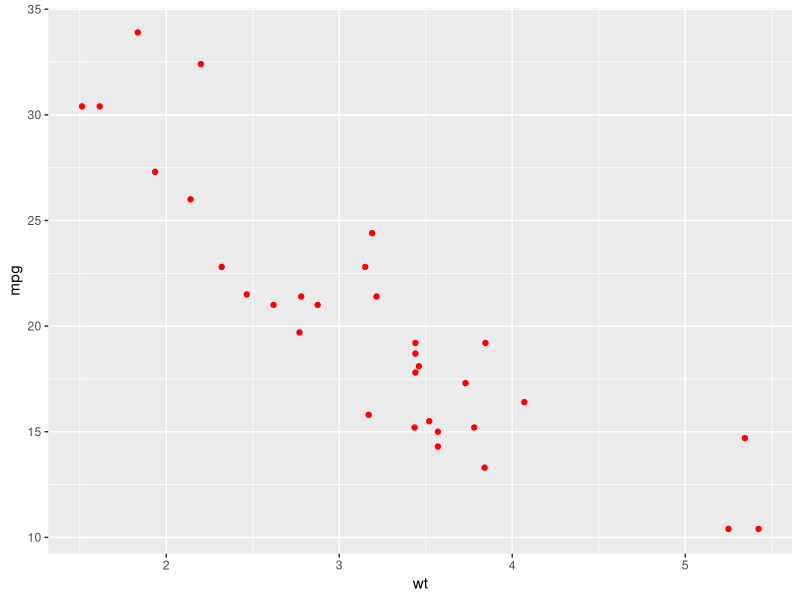

Generate this figure with R: (Note: this script raises an error after producing the figure.)
# write r code for a scatterplot using ggplot and make points red


library(ggplot2)

ggplot(data = mtcars, aes(x = wt, y = mpg)) +
  geom_point(color = "red")
#write a for loop in r code to subset data into different groups based on multiple conditions of one column for each dataframe in a list of dataframes


# Create a list of dataframes
df_list <- list(df1, df2, df3)

# Loop through the list of dataframes
for (i in 1:length(df_list)) {
  
  # Subset data into different groups based on multiple conditions of one column
  df_list[[i]] <- df_list[[i]][df_list[[i]]$column == "condition1" | df_list[[i]]$column == "condition2" | df_list[[i]]$column == "condition3",]
  
}


# Create a list of dataframes
df_list <- list(df1, df2, df3)

# Loop through the list of dataframes
for (i in 1:length(df_list)) {
  
  # Subset the dataframe based on multiple conditions of one column
  df_list[[i]] <- df_list[[i]][df_list[[i]]$column_name == "condition1" | df_list[[i]]$column_name == "condition2" | df_list[[i]]$column_name == "condition3",]
  
} 


# Create a list of dataframes
df_list <- list(df1, df2, df3)

# Loop through each dataframe in the list
for (i in 1:length(df_list)) {
  # Subset rows based on conditions
  df_list[[i]] <- df_list[[i]][df_list[[i]]$column1 == "value1" & df_list[[i]]$column2 == "value2",]
}


# Create a list of dataframes
df_list <- list(df1, df2, df3)

# Loop through the list of dataframes
for (i in 1:length(df_list)) {
  df_list[[i]] <- df_list[[i]][10:20,]
}


for (i in 1:length(list_of_dataframes)) {
  list_of_dataframes[[i]] <- list_of_dataframes[[i]][10:20,]
}

library(ggplot2)

# Create a sample data set
data = data.frame(team = rep(c("A", "B", "C"), each = 10), 
                  time = rep(1:10, 3), 
                  performance = rnorm(30))

# Create the heatmap
ggplot(data, aes(x = time, y = team, fill = performance)) +
  geom_tile() +
  scale_fill_gradient(low = "white", high = "red")



